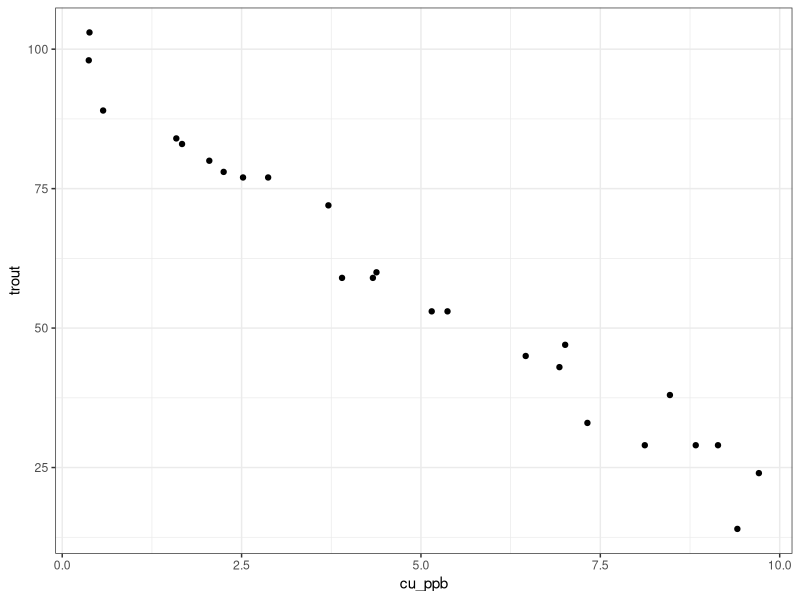
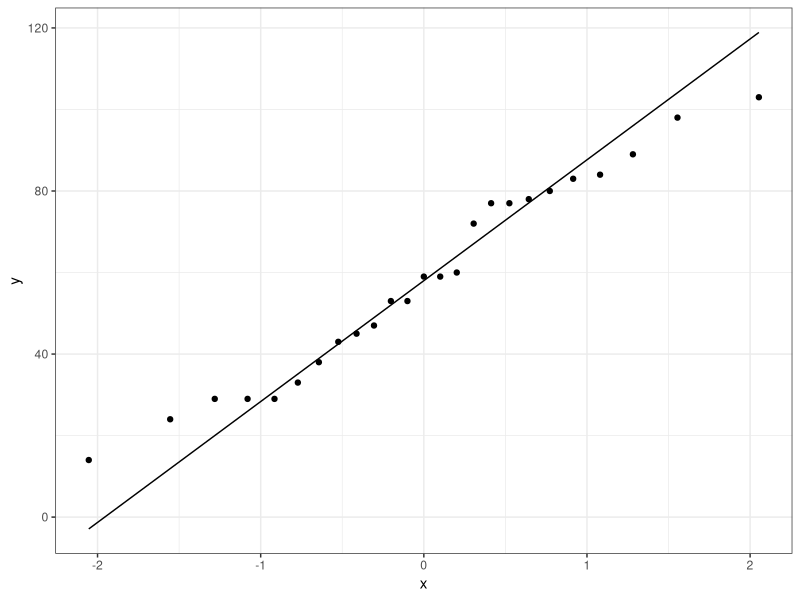
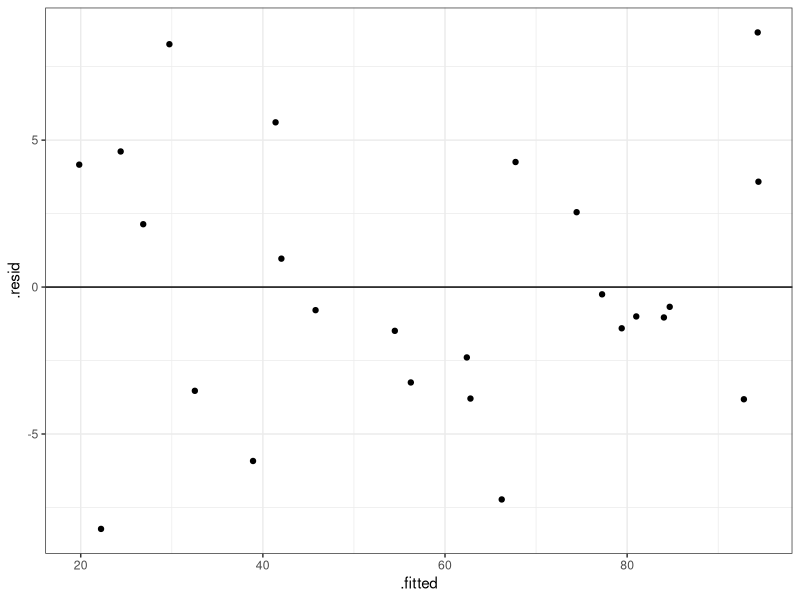
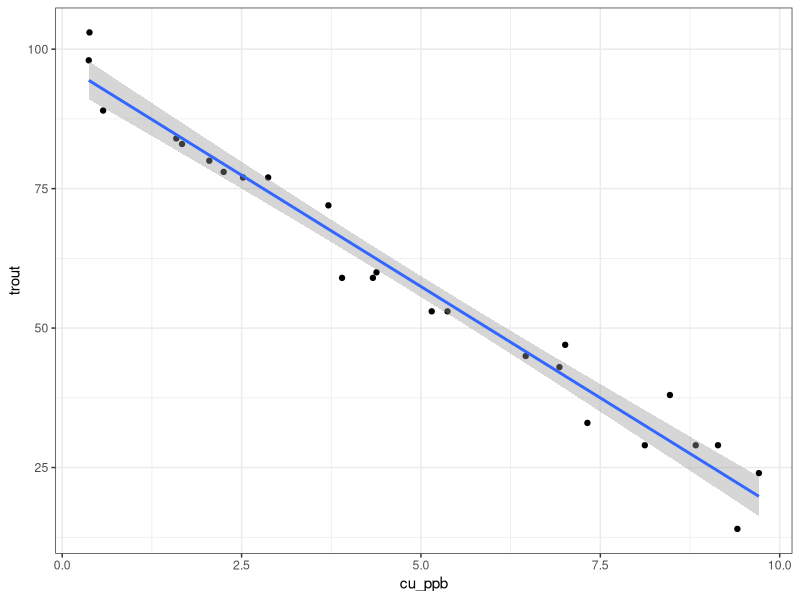
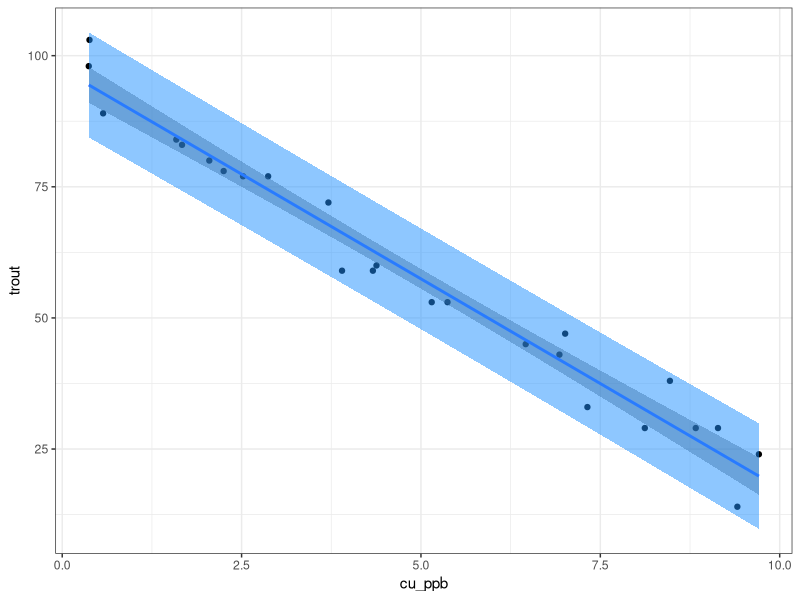
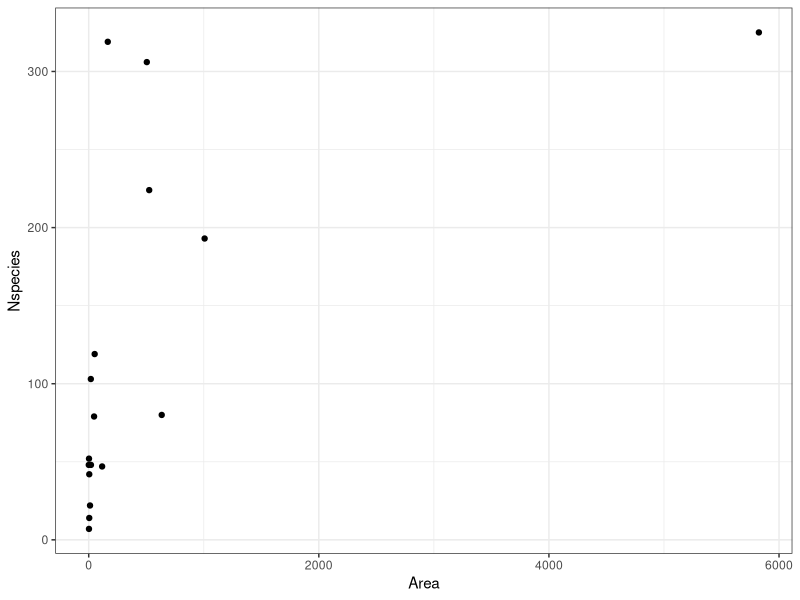
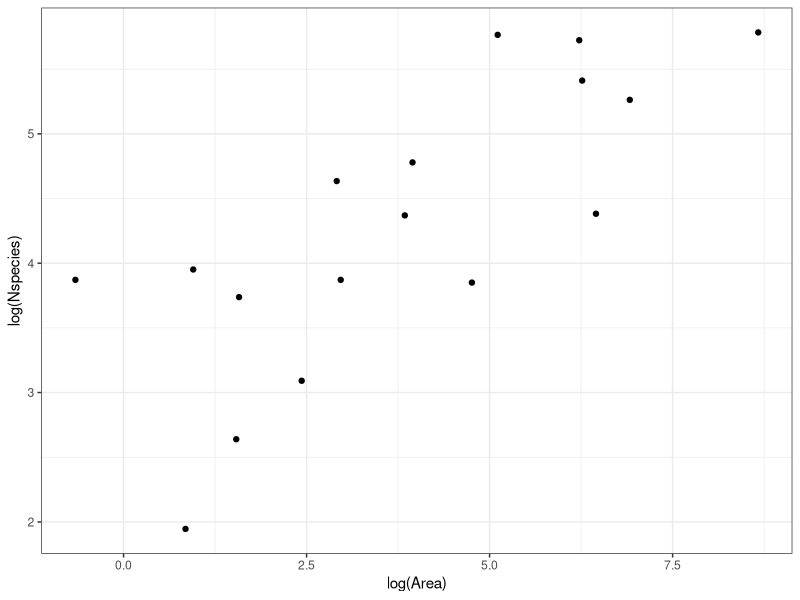
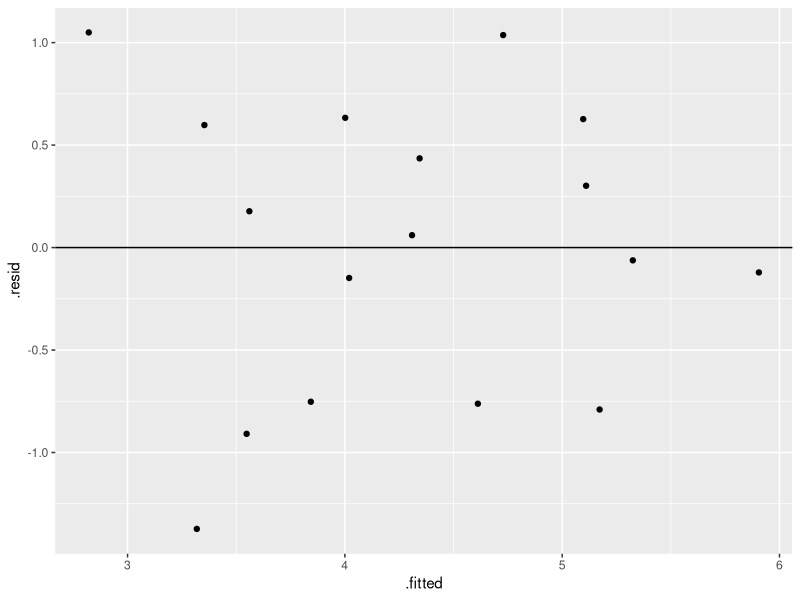

Here is the R script that generated these plots, in order:
## ---- chunk 1
#| label: setup
#| include: false

library(tidyverse)
trout <- read_csv(here::here("data/trout_cu.csv")) %>%
  as_tibble()
island <- read_csv(here::here("data/island_plants.csv")) %>%
  as_tibble()
## ---- chunk 2
# 
names(trout)
head(trout)
## ---- chunk 3
# the classes are integer and double. This is appropriate becasue they are both continuous variables. 
## ---- chunk 4
ggplot(trout, 
       aes(y = trout, 
           x = cu_ppb)) +
  geom_point() +
  theme_bw()
## ---- chunk 5
# Yes, it appears that the number of trout surviving declines with increasing copper concentration. There does not appear to be any curvature in the response, or any changes in slope across the x-variable. 
## ---- chunk 6
# The distribution does look uniform. There are trout observations across the range of x-values, and there does not appear to be any clumping of observations. 
## ---- chunk 7
# intercept
# HO: the intercept is = 0
# HA: the Intercept is not = 0

# Beta_1, regression coefficient
# HO: Beta_1 = 0, no relationship between x and y
# HA: Beta_1 != 0, the value of y does depend on the value of x
## ---- chunk 8
ggplot(trout,
       aes(sample = trout)) +
  stat_qq()+
  stat_qq_line()+
  theme_bw()
## ---- chunk 9
# There are some points off the line at the high and low values. This may indicate that the residuals are not normally distributed. 
## ---- chunk 10
trout_lm <- lm(trout ~ cu_ppb, data = trout)
## ---- chunk 11
ggplot(trout_lm, 
       aes(x = .fitted, 
           y = .resid)) +
  geom_point() +
    geom_hline(yintercept = 0) +
  theme_bw()
## ---- chunk 12
#  the magnitude of the values appears similar (~-7.5, 7.5)
# There does not appear to be an obvious pattern to the residuals
## ---- chunk 13
anova(trout_lm)
## ---- chunk 14
# The ANOVA table is only related to our null hypotheses regarding the regression coefficient (beta_1). There is no information in the ANOVA table related to our intercept coefficient (beta_0)

# Based on our data, we reject the null hypothesis for the beta-1 coefficient and conclude that trout survival does depend on copper concentration (F_1, 23 = 696.12, p < 0.001)
## ---- chunk 15
summary(trout_lm)
## ---- chunk 16
# Intercept: This is the estimated number of trout when x (copper concentration) = 0

# cu_ppb: this coefficient is the estimated change in the number of surviving trout with every 1-unit increase in our x-variable (copper concentration). 

## ---- chunk 17
# adj R^2 = 0.9666
# This means that the model explains 96.66% of the variation in the response variable. 
## ---- chunk 18
# trout = 97.37 - 7.99 * cu_ppb 
## ---- chunk 19
ggplot(trout, 
       aes(y = trout, 
           x = cu_ppb)) +
  geom_point() +
  geom_smooth(method = "lm") +
  theme_bw()
## ---- chunk 20
97.37 - 7.99 * 5
## ---- chunk 21
predict(trout_lm, newdata = list(cu_ppb = 0.9))
## ---- chunk 22
# original equation: trout = 97.37 - 7.99 * cu_ppb 
# rearranged equation: cu_ppb = (trout - 97.37) / -7.99

(35 - 97.37) / -7.99
## ---- chunk 23
cu_v <- seq(min(trout$cu_ppb), max(trout$cu_ppb), length.out = 100)

cu_prediction <- predict(trout_lm, newdata = list(cu_ppb = cu_v), interval = "predict")

pred_plot_df <- data.frame(cu_ppb = cu_v,
                       cu_prediction) |>
  rename(trout = fit)

ggplot(trout,
       aes(x = cu_ppb, 
           y = trout)) +
  geom_point() +
  geom_smooth(method = "lm",
              fill = "grey30") +
  geom_ribbon(data = pred_plot_df, 
              aes(ymin = lwr,
                  ymax = upr),
              fill = "dodgerblue",
              alpha = 0.5) +
  theme_bw()
## ---- chunk 24
names(island)
head(island)

## ---- chunk 25
ggplot(island,
       aes(y = Nspecies,
           x = Area)) +
  geom_point() +
  theme_bw()
## ---- chunk 26
# this looks terrible. It looks like there is nearly a vertical increase in species with island area, and there is one observation which is way far away from the rest of the observations. 
## ---- chunk 27
ggplot(island,
       aes(y = log(Nspecies),
           x = log(Area))) +
  geom_point() +
  theme_bw()
## ---- chunk 28
# this looks much better, and it appears that there is a linear relationship. 
## ---- chunk 29
island_lm <- lm(log(Nspecies) ~ log(Area), data = island)
## ---- chunk 30
ggplot(island_lm,
       aes(x = .fitted, 
           y = .resid)) +
  geom_point() +
  geom_hline(yintercept = 0)
## ---- chunk 31
# the magnitude of variation looks similar above and below the line, and there is no obvious pattern to the data points. 
## ---- chunk 32
anova(island_lm)

# the log_area variable is significant (DF_1_15 = 21.118, p < 0.001). This means that the response variable does change with island area. 
## ---- chunk 33
summary(island_lm)
## ---- chunk 34
# Intercept
# the mean estimate and SE for the intercept coefficient is 3.04 (0.33). We reject the null hypothesis for the intercept, and conclude that it is not equal to 0 (t = 9.286, p < 0.001). 

# beta_1, log_area
# # the mean estimate and SE for the regression coefficient is 0.33 (0.07). We reject the null hypothesis for the intercept, and conclude that it is not equal to 0 (t = 4.595, p < 0.001). 
## ---- chunk 35
# The adjusted R-squared is 0.557 which means that ~56% of the variation in the response variable is explained by this model. 
## ---- chunk 36
# log_nspp = 3.04 + 0.33 * log_area
## ---- chunk 37
ggplot(island,
       aes(y = log(Nspecies), 
           x = log(Area))) +
  geom_point() +
  geom_smooth(method = "lm")
